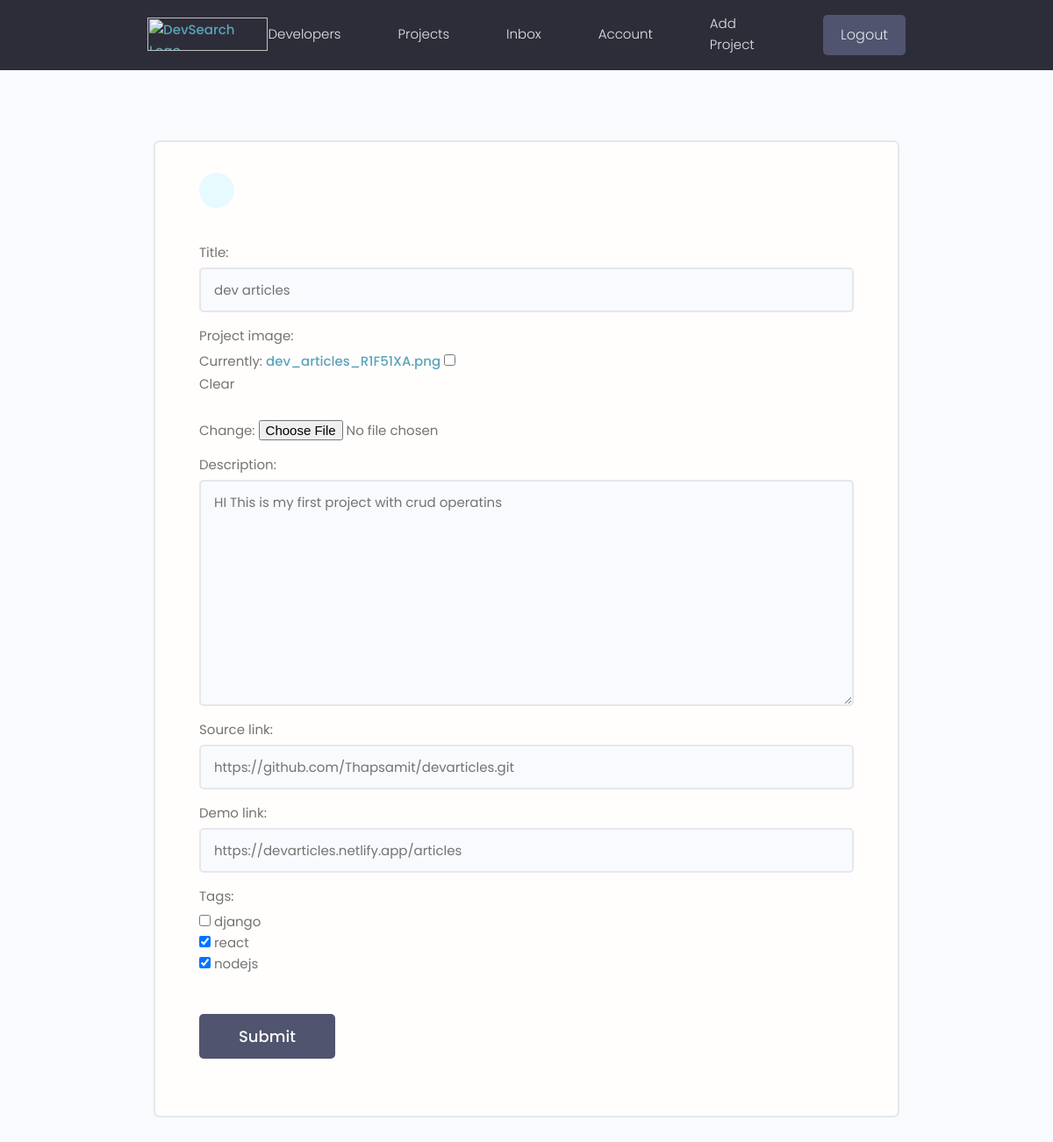
Screenshot of /projects/update-project/fc145209-cf3f-455b-a1ed-505f8286dea9/ (signed in) with the database file from the repository.
### projects/models.py (models this page shows, shortened)
class Project(models.Model):
    owner = models.ForeignKey(Profile, null=True,blank=True, on_delete=models.CASCADE)
    project_uuid = models.UUIDField(default=uuid.uuid4,unique=True,primary_key=True,editable=False)
    title = models.CharField(max_length=500)
    description = models.TextField(null=True,blank=True)
    project_image = models.ImageField(null=True,blank=True,default='default.jpg')
    demo_link = models.CharField( max_length=1000,null=True,blank=True)
    source_link = models.CharField( max_length=1000,null=True,blank=True)
    tags = models.ManyToManyField('Tag', blank=True) # the quotes required as tag is defined below
    vote_total = models.IntegerField(default=0,null=True,blank=True)
    created = models.DateTimeField(auto_now_add=True)
    class Meta:
        ordering = ['created']

### projects/views.py (the view)
# urls.py: path('update-project/<str:pk>/',views.updateProject,name='update-project'),
@login_required(login_url="login") # page to redirect
def updateProject(request,pk):
    profile = request.user.profile
    project = profile.project_set.get(project_uuid=pk) # getting only that project which is associated with the user profile
    form = ProjectForm(instance=project)
    if request.method=="POST":
        form = ProjectForm(request.POST,request.FILES,instance=project)
        if form.is_valid():
            form.save()
            return redirect('user-account')
    context = {'form':form}
    return render(request,'project_form.html',context)

### projects/forms.py
class ProjectForm(ModelForm):
    class Meta:
        model = Project
        fields = ['title','project_image','description','source_link','demo_link','tags']
        widgets = {
            'tags':forms.CheckboxSelectMultiple()
        }
    def __init__(self,*args,**kwargs):
        super(ProjectForm,self).__init__(*args,**kwargs)
        for name,field in self.fields.items():
            field.widget.attrs.update({'class':'input'})

### projects/models.py (called while the page is built)
    def __str__(self):
        return self.name

### templates/project_form.html (shortened to what this page needs)
{% extends 'main.html' %} {% block content %}
<main class="formPage my-xl">
  <div class="content-box">
    <div class="formWrapper">
      <a class="backButton" href="#"></a>
      <br />
      <form class="form" method="POST" enctype="multipart/form-data">
        {% for field in form %}
        <div class="form__field">
          <label for="formInput#text">{{field.label}}: </label>
          {{field}}
        </div>
        {% endfor %}
        <input
          class="btn btn--sub btn--lg my-md"
          type="submit"
          value="Submit"
        />
      </form>
    </div>
  </div>
</main>
{% endblock content %}

### static/styles/app.css (style rules this page uses)
:root { --color-sub: #2d2d39; }
.btn--sub { background-color: var(--color-sub-light); }
.content-box { width: 95%; max-width: 85rem; margin: 0 auto; }
.backButton { background: var(--color-main-light); color: var(--color-main); width: 4rem; height: 4rem; display: flex; align-items: center; justify-content: center; border-radius: 50%; }
.formPage .formWrapper { list-style: none; background: var(--color-white); padding: 3.5rem 5rem; border: 2px solid var(--color-light); border-radius: 0.7rem; }

### static/uikit/styles/modules/_variables.css (style rules this page uses)
:root { --color-main: #5aa5b9; --color-main-light: #e6faff; --color-sub: #3f4156; --color-sub-light: #51546e; --color-sub-lighter: #ededfd; --color-text: #737373; --color-gray: #8b8b8b; --color-light: #e5e7eb; --color-light-gray: #767676; --color-bg: #f8fafd; --color-white: #fffefd; --color-white-light: #f3f3f3; --color-success: #359e64; --color-success-bg: #def8e8; --color-error: #fc4b0b; --color-error-bg: #fff2ee; --font-base: 'Poppins', arial, helvetica, 'Segoe UI', roboto, ubuntu, sans-serif; --font-monospace: 'Fira Code', 'Courier New', courier, monospace; --font-regular: 300; --font-medium: 500; --font-bold: 700; --generic-shadow: 1px 1px 5px #00000010; --generic-transition: all 0.3s ease-in-out; }

### static/uikit/styles/modules/_base.css (style rules this page uses)
* { margin: 0; padding: 0; box-sizing: border-box; text-rendering: optimizeLegibility; color: inherit; font-size: inherit; }
html { font-size: 50%; }
@media only screen and (min-width: 480px) { html { font-size: 56.25%; } }
@media only screen and (min-width: 1200px) { html { font-size: 62.5%; } }
body { line-height: 1.6; font-weight: 400; font-size: 1.5rem; color: var(--color-text); background-color: var(--color-bg); min-height: 100vh; }

### static/uikit/styles/modules/_typography.css (style rules this page uses)
* { font-family: var(--font-base); }
a { padding-bottom: 2px; text-decoration: none; display: inline-block; color: var(--color-main); font-weight: var(--font-medium); }

### static/uikit/styles/modules/_utilities.css (style rules this page uses)
.my-md { margin: 3rem auto; }
.my-xl { margin: 8rem auto; }

### static/uikit/styles/modules/_button.css (style rules this page uses)
.btn { display: inline-block; position: relative; cursor: pointer; background-color: var(--color-light); font-weight: var(--font-medium); color: var(--color-sub); text-decoration: none; padding: 1rem 2rem; border-radius: 0.5rem; border: none; width: -webkit-fit-content; width: -moz-fit-content; width: fit-content; height: -webkit-fit-content; height: -moz-fit-content; height: fit-content; font-size: 1.6rem; outline-width: 0; outline-color: transparent; -webkit-backface-visibility: hidden; backface-visibility: hidden; transition: all 0.3s ease-in-out; }
.btn--sub { background-color: var(--color-sub); color: var(--color-white); }
.btn--lg { font-size: 1.8rem; padding: 1.2rem 4.5rem; }

### static/uikit/styles/modules/_form.css (style rules this page uses)
.form { display: block; }
.form__field { margin-top: 1.5rem; margin-bottom: 1.5rem; }
.form__label, .form__field > label { display: block; margin-bottom: 0.5rem; color: var(--color-text); }
input.input[type='text'], input.input[type='email'], input.input[type='password'], input.input[type='number'], textarea.input { min-width: 24rem; width: 100%; padding: 1.2rem 1.5rem; border-radius: 0.5rem; border: 2px solid var(--color-light); transition: all 0.3s ease-in-out; background-color: var(--color-bg); }

### rows the page displays
Project: form "dev articles" "HI This is my first project with crud operatins" "https://github.com/Thapsamit/devarticles.git" "https://devarticles.netlify.app/articles"

### other values shown
{{ field.label }} "Title" "Project image" "Description" "Source link" "Demo link" "Tags"
